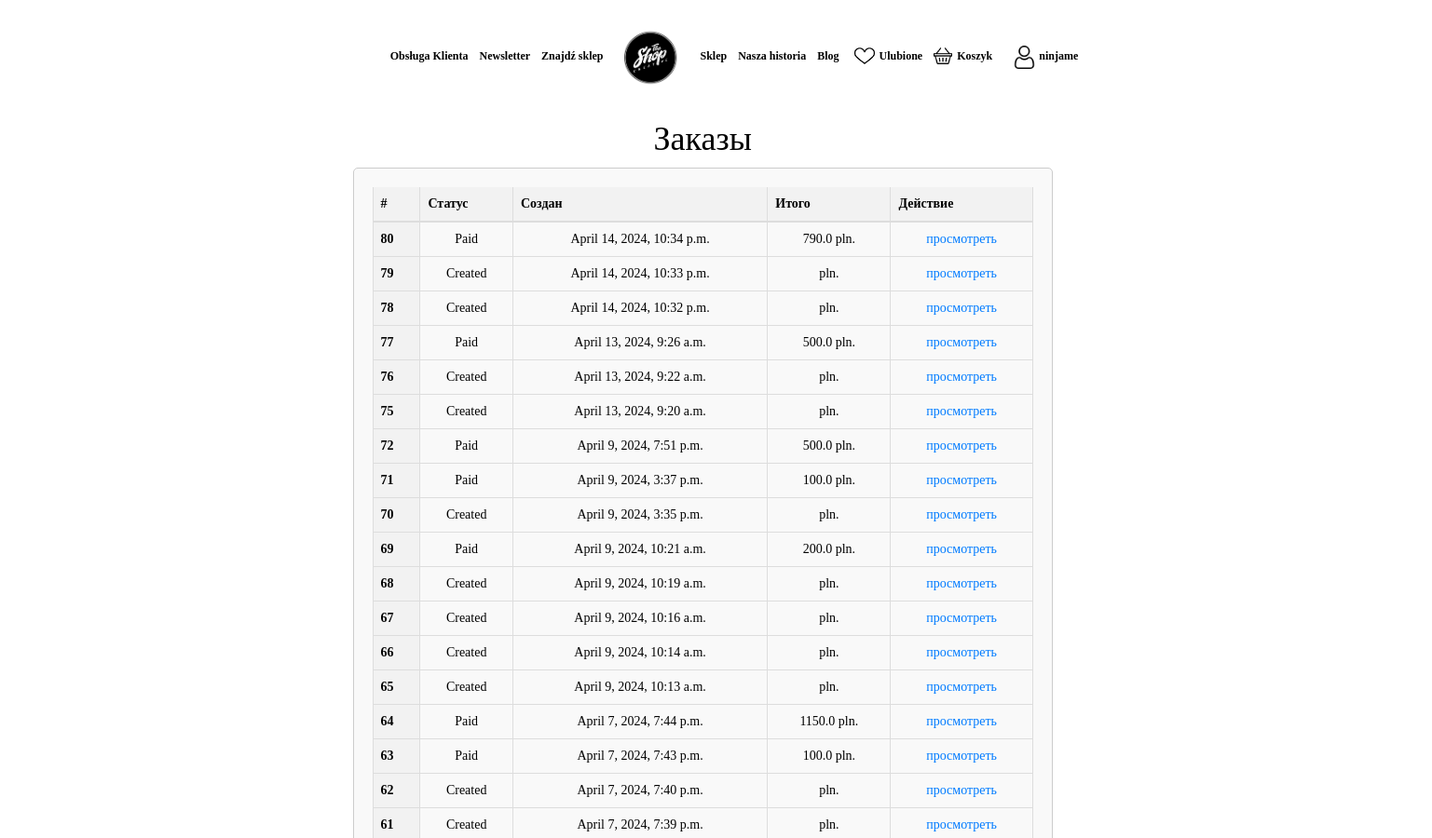
Before: /orders/orders_list/ (signed in, upper part) with the older database file.
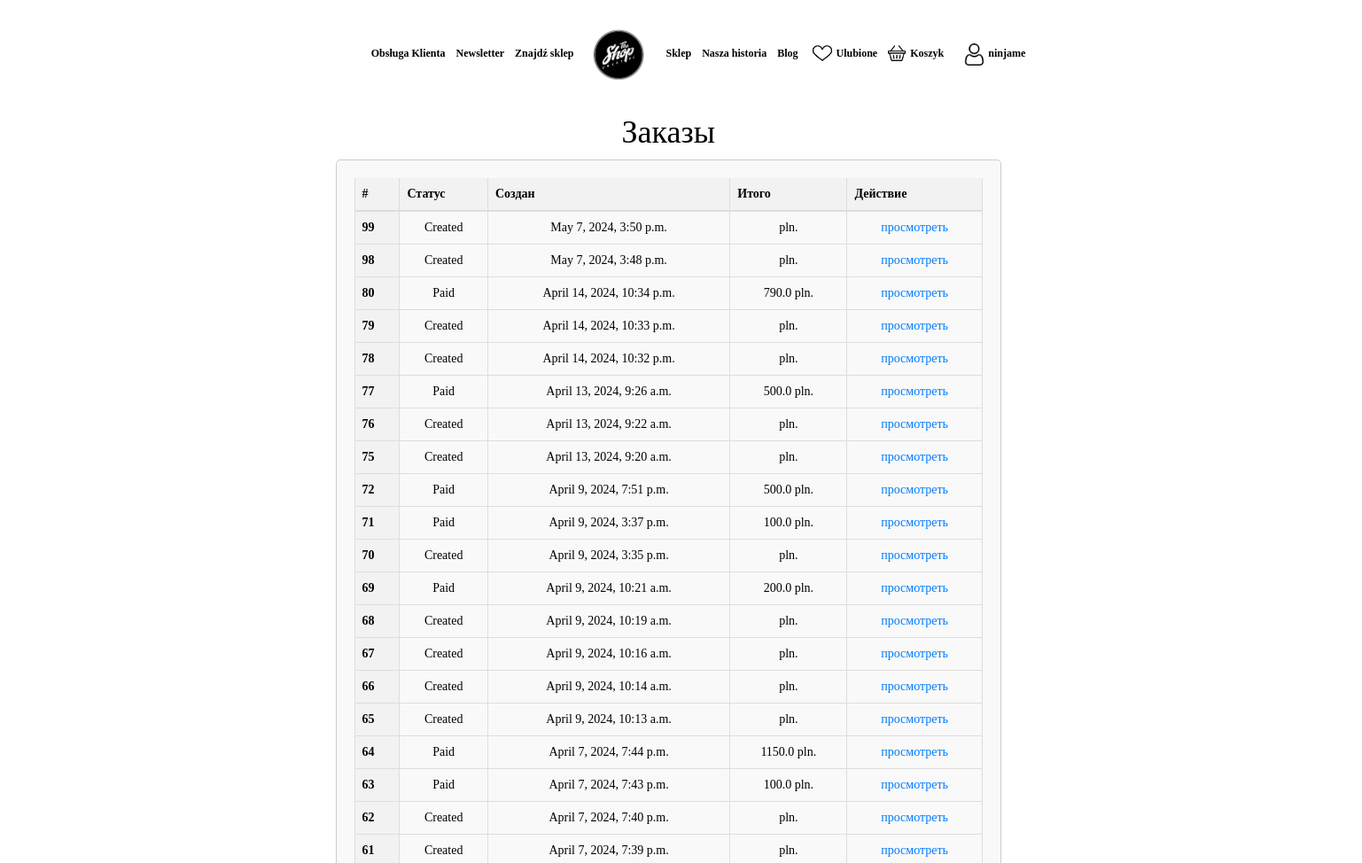
After: the same page with the newer database file.
### orders/models.py (models this page shows, shortened)
class Order(models.Model):
    CREATED = 0
    PAID = 1
    ON_WAY = 2
    DELIVERED = 3
    STATUSES = (
        (CREATED, 'Created'),
        (PAID, 'Paid'),
        (ON_WAY, 'On way'),
        (DELIVERED, 'Delivered'),
    )
    first_name = models.CharField(max_length=64)
    last_name = models.CharField(max_length=64)
    email = models.EmailField(max_length=256)
    address = models.CharField(max_length=256)
    basket_history = models.JSONField(default=dict)
    created = models.DateTimeField(auto_now_add=True)
    status = models.SmallIntegerField(default=CREATED, choices=STATUSES)  # WYBORKA
    initiator = models.ForeignKey(to=MyUser, on_delete=models.CASCADE)

### orders/views.py (the view)
# urls.py: path('orders_list/', views.OrderListView.as_view(), name='orders_list'),
class OrderListView(ListView):
    template_name = 'orders/orders.html'
    title = 'Store - Orders'
    queryset = Order.objects.all()
    ordering = ('-created')
    def get_queryset(self):
        queryset = super(OrderListView, self).get_queryset()
        return queryset.filter(initiator=self.request.user)
    def get_context_data(self, *, object_list=None, **kwargs):
        context = super(OrderListView, self).get_context_data()
        categories = cache.get('categories')
        if not categories:
            context['categories'] = Order.objects.all()
            cache.set('categories', context['categories'], 10)
        else:
            context['categories'] = categories
        return context

### products/context_processors.py (called while the page is built)
def baskets(request):
    user = request.user
    return {'baskets': Basket.objects.filter(user=user) if user.is_authenticated else []}

### orders/templates/orders/orders.html (shortened to what this page needs)
{% extends 'base.html' %}
{% block content %}
<center>
    <section style="margin-top: 110px; margin-left: 350px; margin-bottom: 20px;" id="brand">
        <div class="container pt-5" style="text-align: center;">
            <div class="row justify-content-center mt-5">
                <div class="col-lg-8">
                    <div class="text-center">
                        <center><h1>Заказы</h1></center>
                        <div class="orders mt-5">
                            <table class="table">
                                <thead>
                                <tr class="table-light">
                                    <th scope="col">#</th>
                                    <th scope="col">Статус</th>
                                    <th scope="col">Создан</th>
                                    <th scope="col">Итого</th>
                                    <th scope="col">Действие</th>
                                </tr>
                                </thead>
                                <tbody>
                                {% for order in object_list %}
                                    <tr>
                                        <th scope="row">{{ order.id }}</th>
                                        <td>{{ order.get_status_display }}</td>
                                        <td>{{ order.created }}</td>
                                        <td>{{ order.basket_history.total_sum }} pln.</td>
                                        <td>
                                            <a href="{% url 'orders:order' order.id %}">просмотреть</a>
                                        </td>
                                    </tr>
                                {% endfor %}
                                </tbody>
                            </table>
                        </div>
                    </div>
                </div>
            </div>
        </div>
    </section>
</center>
{% endblock %}

Changed rows visible on the page:
added Order: id "99", status "Created", created "May 7, 2024, 3:50 p.m."
added Order: id "98", status "Created", created "May 7, 2024, 3:48 p.m."
